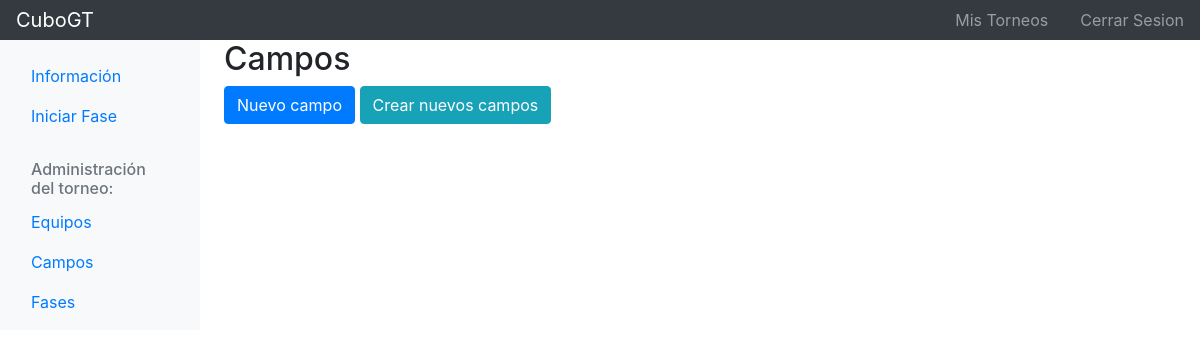
The page /es/gt/torneo/4/campo (signed in) on the database as committed earlier.
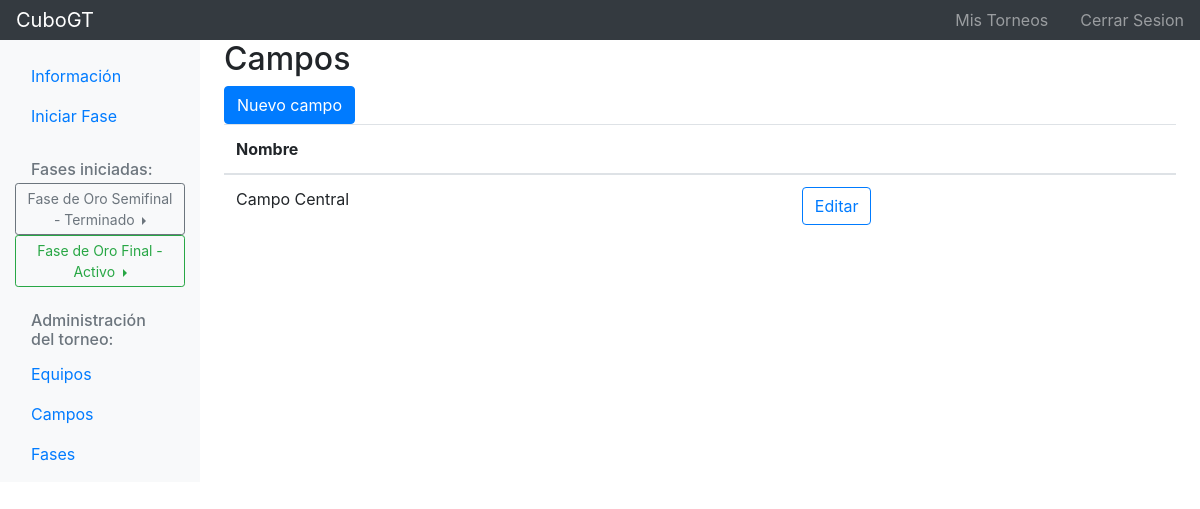
The same page on the database as committed later.
### cubogt/models.py (models this page shows, shortened)
class Fase(models.Model):
	torneo = models.ForeignKey('Torneo', on_delete=models.CASCADE)
	equipos = models.ManyToManyField('Equipo')
	campos = models.ManyToManyField('Campo')
	numero_activacion = models.IntegerField(null=True, default=None)
	nombre = models.CharField(max_length=100)
	prefijo_eliminatoria = models.CharField(max_length=100, default=nombre)
	tipo_fase = models.IntegerField(choices=TIPO_FASE)
	numero_equipos_max = models.IntegerField(null=True, blank=True)
	doble_partido = models.BooleanField()
	numero_sets = models.IntegerField(null=True)
	numero_puntos = models.IntegerField(null=True)
	puntos_maximos = models.IntegerField(null=True, blank=True)
	estado = models.IntegerField(choices=ESTADO_CHOICES, default=CREACION)
	UPD = models.DateTimeField(auto_now=True)
	NWD = models.DateTimeField(auto_now_add=True)
	class Meta:
		ordering = ["numero_activacion", "nombre"]

class Campo(models.Model):
	torneo = models.ForeignKey('Torneo', on_delete=models.CASCADE)
	nombre = models.CharField(max_length=50)
	libre = models.BooleanField(default=True)  # No la uso
	UPD = models.DateTimeField(auto_now=True)
	NWD = models.DateTimeField(auto_now_add=True)

### cubogt/views/campo_views.py (the view)
# urls.py: path('torneo/<int:torneo_id>/campo', campo_views.campo_lista, name='campo_lista'),
def campo_lista(request, torneo_id):
	torneo = get_object_or_404(Torneo, pk=torneo_id)
	campos_list = Campo.objects.filter(torneo=torneo_id)
	fase_activa_terminada_list = FaseController.get_fases_activas_terminadas(torneo)
	context = {'torneo': torneo, 'fase_activa_terminada_list': fase_activa_terminada_list, 'campos_list': campos_list}
	return render(request, 'cubogt/campo/campo_lista.html', context)

### cubogt/controller/FaseController.py (called while the page is built)
def get_fases_activas_terminadas(torneo):
	fases_activas_terminadas = Fase.objects.filter(torneo=torneo).exclude(estado=CREACION)
	return fases_activas_terminadas

### cubogt/templates/cubogt/campo/campo_lista.html (shortened to what this page needs)
{% extends "cubogt/base/body/navbar_lateral/navbar_torneo.html" %}
{% load i18n %}
{% block content %}
    <h2>{% trans "Campos" %}</h2>
    <a type="button" class="btn btn-primary" href="{% url 'campo_nuevo' torneo.id %}">{% trans "Nuevo campo" %}</a>
    {% if not campos_list %}
        <a type="button" class="btn btn-info" href="{% url 'campo_generar' torneo.id %}">{% trans "Crear nuevos campos" %}</a>
    {% else %}
        <table class="table table-hover">
            <thead>
                <tr>
                    <th>{% trans "Nombre" %}</th>
                    <th></th>
                </tr>
            </thead>
            <tbody>
                {% for campo in campos_list %}
                    <tr>
                        <td>{{ campo.nombre }}</td>
                        <td>
                            <a type="button" class="btn btn-outline-primary" href="{% url 'campo_editar' torneo.id campo.id %}">{% trans "Editar" %}</a>
                        </td>
                {% endfor %}
            </tbody>
        </table>
    {% endif %}
{% endblock content %}

### cubogt/templates/cubogt/base/body/navbar_lateral/navbar_torneo.html (shortened to what this page needs)
{% extends "cubogt/base/body/navbar_lateral/navbar.html" %}
{% load i18n %}
{% block nav_lateral %}
    <ul class="nav flex-column">
        <li class="nav-item">
            <a class="nav-link active" href="{% url 'torneo' torneo.id %}">
                {% trans "Información" %} <span class="sr-only">(current)</span>
            </a>
        </li>
        <li class="nav-item">
            <a class="nav-link" href="{% url 'fase_iniciar_lista' torneo.id %}">
                {% trans "Iniciar Fase" %}
            </a>
        </li>
        {% if fase_activa_terminada_list %}
            <h6 class="sidebar-heading d-flex justify-content-between align-items-center px-3 mt-4 mb-1 text-muted">
                <span>{% trans "Fases iniciadas:" %}</span>
            </h6>
            {% for fase in fase_activa_terminada_list %}
                  <div class="btn-group dropright">
                        {% if fase.estado == ACTIVO %}
                            <div class="btn btn-outline-success btn-sm dropdown-toggle" style="white-space: normal;" data-toggle="dropdown" aria-haspopup="true" aria-expanded="false">
                        {% else %}
                            <div class="btn btn-outline-secondary btn-sm dropdown-toggle" style="white-space: normal;" data-toggle="dropdown" aria-haspopup="true" aria-expanded="false">
                        {% endif %}
                            {{ fase.nombre }} - {{ fase.get_estado_display }}
                            </div>
                    </div>
            {% endfor %}
        {% endif %}
    </ul>
    <h6 class="sidebar-heading d-flex justify-content-between align-items-center px-3 mt-4 mb-1 text-muted">
        <span>{% trans "Administración del torneo:" %}</span>
    </h6>
    <ul class="nav flex-column mb-2">
        <li class="nav-item">
            <a class="nav-link" href="{% url 'equipo_lista' torneo.id %}">
                {% trans "Equipos" %}
            </a>
        </li>
        <li class="nav-item">
            <a class="nav-link" href="{% url 'campo_lista' torneo.id %}">
                {% trans "Campos" %}
            </a>
        </li>
        <li class="nav-item">
            <a class="nav-link" href="{% url 'fase_lista' torneo.id %}">
                {% trans "Fases" %}
            </a>
        </li>
    </ul>
{% endblock nav_lateral %}

Rows that differ between the two databases and show on the page:
added Fase: nombre "Fase de Oro Semifinal", estado "Terminado"
added Fase: nombre "Fase de Oro Final", estado "Activo"
added Campo: nombre "Campo Central"
Other text that changed with them:
text no longer shown: "Crear nuevos campos"
text now shown: "Fases iniciadas: Nombre"
